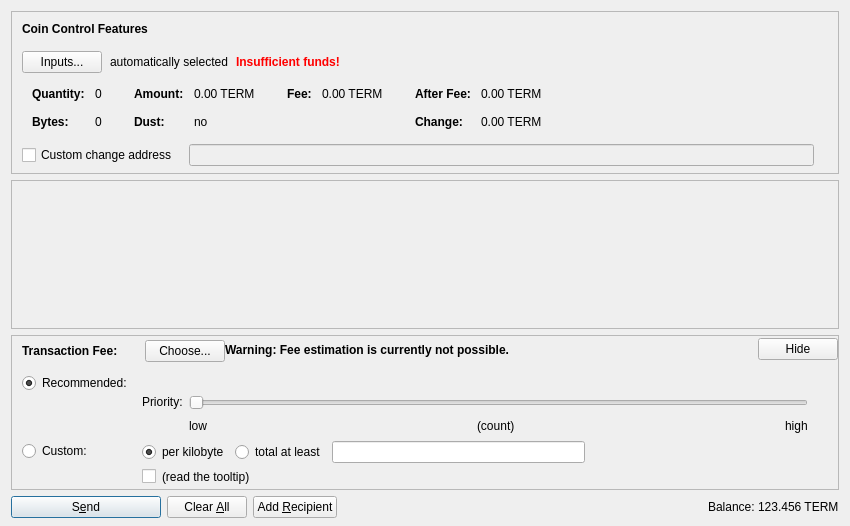
<?xml version="1.0" encoding="UTF-8"?>
<ui version="4.0">
 <class>SendCoinsDialog</class>
 <widget class="QDialog" name="SendCoinsDialog">
  <property name="geometry">
   <rect>
    <x>0</x>
    <y>0</y>
    <width>850</width>
    <height>526</height>
   </rect>
  </property>
  <property name="windowTitle">
   <string>Send Coins</string>
  </property>
  <layout class="QVBoxLayout" name="verticalLayout" stretch="0,1,0,0">
   <property name="bottomMargin">
    <number>8</number>
   </property>
   <item>
    <widget class="QFrame" name="frameCoinControl">
     <property name="sizePolicy">
      <sizepolicy hsizetype="Expanding" vsizetype="Expanding">
       <horstretch>0</horstretch>
       <verstretch>0</verstretch>
      </sizepolicy>
     </property>
     <property name="maximumSize">
      <size>
       <width>16777215</width>
       <height>16777215</height>
      </size>
     </property>
     <property name="frameShape">
      <enum>QFrame::StyledPanel</enum>
     </property>
     <property name="frameShadow">
      <enum>QFrame::Sunken</enum>
     </property>
     <layout class="QVBoxLayout" name="verticalLayoutCoinControl2">
      <property name="spacing">
       <number>0</number>
      </property>
      <property name="leftMargin">
       <number>0</number>
      </property>
      <property name="topMargin">
       <number>0</number>
      </property>
      <property name="rightMargin">
       <number>0</number>
      </property>
      <property name="bottomMargin">
       <number>6</number>
      </property>
      <item>
       <layout class="QVBoxLayout" name="verticalLayoutCoinControl" stretch="0,0,0,0,1">
        <property name="spacing">
         <number>0</number>
        </property>
        <property name="leftMargin">
         <number>10</number>
        </property>
        <property name="topMargin">
         <number>10</number>
        </property>
        <item>
         <layout class="QHBoxLayout" name="horizontalLayoutCoinControl1">
          <property name="bottomMargin">
           <number>15</number>
          </property>
          <item>
           <widget class="QLabel" name="labelCoinControlFeatures">
            <property name="sizePolicy">
             <sizepolicy hsizetype="Preferred" vsizetype="Maximum">
              <horstretch>0</horstretch>
              <verstretch>0</verstretch>
             </sizepolicy>
            </property>
            <property name="font">
             <font>
              <weight>75</weight>
              <bold>true</bold>
             </font>
            </property>
            <property name="styleSheet">
             <string notr="true">font-weight:bold;</string>
            </property>
            <property name="text">
             <string>Coin Control Features</string>
            </property>
           </widget>
          </item>
         </layout>
        </item>
        <item>
         <layout class="QHBoxLayout" name="horizontalLayoutCoinControl2" stretch="0,0,0,0">
          <property name="spacing">
           <number>8</number>
          </property>
          <property name="bottomMargin">
           <number>10</number>
          </property>
          <item>
           <widget class="QPushButton" name="pushButtonCoinControl">
            <property name="styleSheet">
             <string notr="true"/>
            </property>
            <property name="text">
             <string>Inputs...</string>
            </property>
            <property name="autoDefault">
             <bool>false</bool>
            </property>
           </widget>
          </item>
          <item>
           <widget class="QLabel" name="labelCoinControlAutomaticallySelected">
            <property name="text">
             <string>automatically selected</string>
            </property>
            <property name="margin">
             <number>5</number>
            </property>
           </widget>
          </item>
          <item>
           <widget class="QLabel" name="labelCoinControlInsuffFunds">
            <property name="font">
             <font>
              <weight>75</weight>
              <bold>true</bold>
             </font>
            </property>
            <property name="styleSheet">
             <string notr="true">color:red;font-weight:bold;</string>
            </property>
            <property name="text">
             <string>Insufficient funds!</string>
            </property>
            <property name="margin">
             <number>5</number>
            </property>
           </widget>
          </item>
          <item>
           <spacer name="horizontalSpacerCoinControl">
            <property name="orientation">
             <enum>Qt::Horizontal</enum>
            </property>
            <property name="sizeHint" stdset="0">
             <size>
              <width>40</width>
              <height>1</height>
             </size>
            </property>
           </spacer>
          </item>
         </layout>
        </item>
        <item>
         <widget class="QWidget" name="widgetCoinControl" native="true">
          <property name="sizePolicy">
           <sizepolicy hsizetype="Preferred" vsizetype="Preferred">
            <horstretch>0</horstretch>
            <verstretch>0</verstretch>
           </sizepolicy>
          </property>
          <property name="minimumSize">
           <size>
            <width>0</width>
            <height>0</height>
           </size>
          </property>
          <property name="styleSheet">
           <string notr="true"/>
          </property>
          <layout class="QHBoxLayout" name="horizontalLayoutCoinControl5">
           <property name="leftMargin">
            <number>0</number>
           </property>
           <property name="topMargin">
            <number>0</number>
           </property>
           <property name="rightMargin">
            <number>0</number>
           </property>
           <property name="bottomMargin">
            <number>0</number>
           </property>
           <item>
            <layout class="QHBoxLayout" name="horizontalLayoutCoinControl3" stretch="0,0,0,1">
             <property name="spacing">
              <number>20</number>
             </property>
             <property name="topMargin">
              <number>0</number>
             </property>
             <property name="bottomMargin">
              <number>10</number>
             </property>
             <item>
              <layout class="QFormLayout" name="formLayoutCoinControl1">
               <property name="horizontalSpacing">
                <number>10</number>
               </property>
               <property name="verticalSpacing">
                <number>14</number>
               </property>
               <property name="leftMargin">
                <number>10</number>
               </property>
               <property name="topMargin">
                <number>4</number>
               </property>
               <property name="rightMargin">
                <number>6</number>
               </property>
               <item row="0" column="0">
                <widget class="QLabel" name="labelCoinControlQuantityText">
                 <property name="font">
                  <font>
                   <weight>75</weight>
                   <bold>true</bold>
                  </font>
                 </property>
                 <property name="text">
                  <string>Quantity:</string>
                 </property>
                 <property name="margin">
                  <number>0</number>
                 </property>
                </widget>
               </item>
               <item row="0" column="1">
                <widget class="QLabel" name="labelCoinControlQuantity">
                 <property name="cursor">
                  <cursorShape>IBeamCursor</cursorShape>
                 </property>
                 <property name="contextMenuPolicy">
                  <enum>Qt::ActionsContextMenu</enum>
                 </property>
                 <property name="text">
                  <string notr="true">0</string>
                 </property>
                 <property name="margin">
                  <number>0</number>
                 </property>
                 <property name="textInteractionFlags">
                  <set>Qt::LinksAccessibleByMouse|Qt::TextSelectableByKeyboard|Qt::TextSelectableByMouse</set>
                 </property>
                </widget>
               </item>
               <item row="1" column="0">
                <widget class="QLabel" name="labelCoinControlBytesText">
                 <property name="font">
                  <font>
                   <weight>75</weight>
                   <bold>true</bold>
                  </font>
                 </property>
                 <property name="text">
                  <string>Bytes:</string>
                 </property>
                </widget>
               </item>
               <item row="1" column="1">
                <widget class="QLabel" name="labelCoinControlBytes">
                 <property name="cursor">
                  <cursorShape>IBeamCursor</cursorShape>
                 </property>
                 <property name="contextMenuPolicy">
                  <enum>Qt::ActionsContextMenu</enum>
                 </property>
                 <property name="text">
                  <string notr="true">0</string>
                 </property>
                 <property name="textInteractionFlags">
                  <set>Qt::LinksAccessibleByMouse|Qt::TextSelectableByKeyboard|Qt::TextSelectableByMouse</set>
                 </property>
                </widget>
               </item>
              </layout>
             </item>
             <item>
              <layout class="QFormLayout" name="formLayoutCoinControl2">
               <property name="horizontalSpacing">
                <number>10</number>
               </property>
               <property name="verticalSpacing">
                <number>14</number>
               </property>
               <property name="leftMargin">
                <number>6</number>
               </property>
               <property name="topMargin">
                <number>4</number>
               </property>
               <property name="rightMargin">
                <number>6</number>
               </property>
               <item row="0" column="0">
                <widget class="QLabel" name="labelCoinControlAmountText">
                 <property name="font">
                  <font>
                   <weight>75</weight>
                   <bold>true</bold>
                  </font>
                 </property>
                 <property name="text">
                  <string>Amount:</string>
                 </property>
                 <property name="margin">
                  <number>0</number>
                 </property>
                </widget>
               </item>
               <item row="0" column="1">
                <widget class="QLabel" name="labelCoinControlAmount">
                 <property name="cursor">
                  <cursorShape>IBeamCursor</cursorShape>
                 </property>
                 <property name="contextMenuPolicy">
                  <enum>Qt::ActionsContextMenu</enum>
                 </property>
                 <property name="text">
                  <string notr="true">0.00 TERM</string>
                 </property>
                 <property name="textInteractionFlags">
                  <set>Qt::LinksAccessibleByMouse|Qt::TextSelectableByKeyboard|Qt::TextSelectableByMouse</set>
                 </property>
                </widget>
               </item>
               <item row="1" column="0">
                <widget class="QLabel" name="labelCoinControlLowOutputText">
                 <property name="font">
                  <font>
                   <weight>75</weight>
                   <bold>true</bold>
                  </font>
                 </property>
                 <property name="text">
                  <string>Dust:</string>
                 </property>
                </widget>
               </item>
               <item row="1" column="1">
                <widget class="QLabel" name="labelCoinControlLowOutput">
                 <property name="cursor">
                  <cursorShape>IBeamCursor</cursorShape>
                 </property>
                 <property name="contextMenuPolicy">
                  <enum>Qt::ActionsContextMenu</enum>
                 </property>
                 <property name="text">
                  <string notr="true">no</string>
                 </property>
                 <property name="textInteractionFlags">
                  <set>Qt::LinksAccessibleByMouse|Qt::TextSelectableByKeyboard|Qt::TextSelectableByMouse</set>
                 </property>
                </widget>
               </item>
              </layout>
             </item>
             <item>
              <layout class="QFormLayout" name="formLayoutCoinControl3">
               <property name="horizontalSpacing">
                <number>10</number>
               </property>
               <property name="verticalSpacing">
                <number>14</number>
               </property>
               <property name="leftMargin">
                <number>6</number>
               </property>
               <property name="topMargin">
                <number>4</number>
               </property>
               <property name="rightMargin">
                <number>6</number>
               </property>
               <item row="0" column="0">
                <widget class="QLabel" name="labelCoinControlFeeText">
                 <property name="font">
                  <font>
                   <weight>75</weight>
                   <bold>true</bold>
                  </font>
                 </property>
                 <property name="text">
                  <string>Fee:</string>
                 </property>
                 <property name="margin">
                  <number>0</number>
                 </property>
                </widget>
               </item>
               <item row="0" column="1">
                <widget class="QLabel" name="labelCoinControlFee">
                 <property name="cursor">
                  <cursorShape>IBeamCursor</cursorShape>
                 </property>
                 <property name="contextMenuPolicy">
                  <enum>Qt::ActionsContextMenu</enum>
                 </property>
                 <property name="text">
                  <string notr="true">0.00 TERM</string>
                 </property>
                 <property name="textInteractionFlags">
                  <set>Qt::LinksAccessibleByMouse|Qt::TextSelectableByKeyboard|Qt::TextSelectableByMouse</set>
                 </property>
                </widget>
               </item>
              </layout>
             </item>
             <item>
              <layout class="QFormLayout" name="formLayoutCoinControl4">
               <property name="horizontalSpacing">
                <number>10</number>
               </property>
               <property name="verticalSpacing">
                <number>14</number>
               </property>
               <property name="leftMargin">
                <number>6</number>
               </property>
               <property name="topMargin">
                <number>4</number>
               </property>
               <property name="rightMargin">
                <number>6</number>
               </property>
               <item row="0" column="0">
                <widget class="QLabel" name="labelCoinControlAfterFeeText">
                 <property name="font">
                  <font>
                   <weight>75</weight>
                   <bold>true</bold>
                  </font>
                 </property>
                 <property name="text">
                  <string>After Fee:</string>
                 </property>
                 <property name="margin">
                  <number>0</number>
                 </property>
                </widget>
               </item>
               <item row="0" column="1">
                <widget class="QLabel" name="labelCoinControlAfterFee">
                 <property name="cursor">
                  <cursorShape>IBeamCursor</cursorShape>
                 </property>
                 <property name="contextMenuPolicy">
                  <enum>Qt::ActionsContextMenu</enum>
                 </property>
                 <property name="text">
                  <string notr="true">0.00 TERM</string>
                 </property>
                 <property name="textInteractionFlags">
                  <set>Qt::LinksAccessibleByMouse|Qt::TextSelectableByKeyboard|Qt::TextSelectableByMouse</set>
                 </property>
                </widget>
               </item>
               <item row="1" column="0">
                <widget class="QLabel" name="labelCoinControlChangeText">
                 <property name="font">
                  <font>
                   <weight>75</weight>
                   <bold>true</bold>
                  </font>
                 </property>
                 <property name="text">
                  <string>Change:</string>
                 </property>
                </widget>
               </item>
               <item row="1" column="1">
                <widget class="QLabel" name="labelCoinControlChange">
                 <property name="cursor">
                  <cursorShape>IBeamCursor</cursorShape>
                 </property>
                 <property name="contextMenuPolicy">
                  <enum>Qt::ActionsContextMenu</enum>
                 </property>
                 <property name="text">
                  <string notr="true">0.00 TERM</string>
                 </property>
                 <property name="textInteractionFlags">
                  <set>Qt::LinksAccessibleByMouse|Qt::TextSelectableByKeyboard|Qt::TextSelectableByMouse</set>
                 </property>
                </widget>
               </item>
              </layout>
             </item>
            </layout>
           </item>
          </layout>
         </widget>
        </item>
        <item>
         <layout class="QHBoxLayout" name="horizontalLayoutCoinControl4" stretch="0,0,0">
          <property name="spacing">
           <number>12</number>
          </property>
          <property name="sizeConstraint">
           <enum>QLayout::SetDefaultConstraint</enum>
          </property>
          <property name="topMargin">
           <number>5</number>
          </property>
          <property name="rightMargin">
           <number>5</number>
          </property>
          <item>
           <widget class="QCheckBox" name="checkBoxCoinControlChange">
            <property name="toolTip">
             <string>If this is activated, but the change address is empty or invalid, change will be sent to a newly generated address.</string>
            </property>
            <property name="text">
             <string>Custom change address</string>
            </property>
           </widget>
          </item>
          <item>
           <widget class="QValidatedLineEdit" name="lineEditCoinControlChange">
            <property name="enabled">
             <bool>false</bool>
            </property>
            <property name="sizePolicy">
             <sizepolicy hsizetype="Expanding" vsizetype="Fixed">
              <horstretch>0</horstretch>
              <verstretch>0</verstretch>
             </sizepolicy>
            </property>
           </widget>
          </item>
          <item>
           <widget class="QLabel" name="labelCoinControlChangeLabel">
            <property name="sizePolicy">
             <sizepolicy hsizetype="Preferred" vsizetype="Expanding">
              <horstretch>0</horstretch>
              <verstretch>0</verstretch>
             </sizepolicy>
            </property>
            <property name="minimumSize">
             <size>
              <width>0</width>
              <height>0</height>
             </size>
            </property>
            <property name="text">
             <string/>
            </property>
            <property name="margin">
             <number>3</number>
            </property>
           </widget>
          </item>
         </layout>
        </item>
        <item>
         <spacer name="verticalSpacerCoinControl">
          <property name="orientation">
           <enum>Qt::Vertical</enum>
          </property>
          <property name="sizeHint" stdset="0">
           <size>
            <width>800</width>
            <height>1</height>
           </size>
          </property>
         </spacer>
        </item>
       </layout>
      </item>
     </layout>
    </widget>
   </item>
   <item>
    <widget class="QScrollArea" name="scrollArea">
     <property name="widgetResizable">
      <bool>true</bool>
     </property>
     <widget class="QWidget" name="scrollAreaWidgetContents">
      <property name="geometry">
       <rect>
        <x>0</x>
        <y>0</y>
        <width>830</width>
        <height>104</height>
       </rect>
      </property>
      <layout class="QVBoxLayout" name="verticalLayout_2" stretch="0,1">
       <property name="leftMargin">
        <number>0</number>
       </property>
       <property name="topMargin">
        <number>0</number>
       </property>
       <property name="rightMargin">
        <number>0</number>
       </property>
       <property name="bottomMargin">
        <number>0</number>
       </property>
       <item>
        <layout class="QVBoxLayout" name="entries">
         <property name="spacing">
          <number>6</number>
         </property>
        </layout>
       </item>
       <item>
        <spacer name="verticalSpacer">
         <property name="orientation">
          <enum>Qt::Vertical</enum>
         </property>
         <property name="sizeHint" stdset="0">
          <size>
           <width>20</width>
           <height>40</height>
          </size>
         </property>
        </spacer>
       </item>
      </layout>
     </widget>
    </widget>
   </item>
   <item>
    <widget class="QFrame" name="frameFee">
     <property name="sizePolicy">
      <sizepolicy hsizetype="Expanding" vsizetype="Expanding">
       <horstretch>0</horstretch>
       <verstretch>0</verstretch>
      </sizepolicy>
     </property>
     <property name="maximumSize">
      <size>
       <width>16777215</width>
       <height>16777215</height>
      </size>
     </property>
     <property name="frameShape">
      <enum>QFrame::StyledPanel</enum>
     </property>
     <property name="frameShadow">
      <enum>QFrame::Sunken</enum>
     </property>
     <layout class="QVBoxLayout" name="verticalLayoutFee1">
      <property name="spacing">
       <number>0</number>
      </property>
      <property name="leftMargin">
       <number>0</number>
      </property>
      <property name="topMargin">
       <number>0</number>
      </property>
      <property name="rightMargin">
       <number>0</number>
      </property>
      <property name="bottomMargin">
       <number>0</number>
      </property>
      <item>
       <layout class="QVBoxLayout" name="verticalLayoutFee2" stretch="0,0,0">
        <property name="spacing">
         <number>0</number>
        </property>
        <property name="leftMargin">
         <number>10</number>
        </property>
        <property name="topMargin">
         <number>0</number>
        </property>
        <item>
         <layout class="QHBoxLayout" name="horizontalLayoutFee1">
          <property name="bottomMargin">
           <number>0</number>
          </property>
          <item>
           <layout class="QVBoxLayout" name="verticalLayoutFee7">
            <property name="spacing">
             <number>0</number>
            </property>
            <item>
             <spacer name="verticalSpacerSmartFee">
              <property name="orientation">
               <enum>Qt::Vertical</enum>
              </property>
              <property name="sizeType">
               <enum>QSizePolicy::Fixed</enum>
              </property>
              <property name="sizeHint" stdset="0">
               <size>
                <width>1</width>
                <height>4</height>
               </size>
              </property>
             </spacer>
            </item>
            <item>
             <layout class="QHBoxLayout" name="horizontalLayoutSmartFee">
              <property name="spacing">
               <number>10</number>
              </property>
              <item>
               <widget class="QLabel" name="labelFeeHeadline">
                <property name="sizePolicy">
                 <sizepolicy hsizetype="Preferred" vsizetype="Maximum">
                  <horstretch>0</horstretch>
                  <verstretch>0</verstretch>
                 </sizepolicy>
                </property>
                <property name="font">
                 <font>
                  <weight>75</weight>
                  <bold>true</bold>
                 </font>
                </property>
                <property name="styleSheet">
                 <string notr="true">font-weight:bold;</string>
                </property>
                <property name="text">
                 <string>Transaction Fee:</string>
                </property>
               </widget>
              </item>
              <item>
               <widget class="QLabel" name="labelFeeMinimized">
                <property name="text">
                 <string/>
                </property>
               </widget>
              </item>
              <item>
               <widget class="QPushButton" name="buttonChooseFee">
                <property name="text">
                 <string>Choose...</string>
                </property>
               </widget>
              </item>
             </layout>
            </item>
            <item>
             <spacer name="verticalSpacer_5">
              <property name="orientation">
               <enum>Qt::Vertical</enum>
              </property>
              <property name="sizeHint" stdset="0">
               <size>
                <width>1</width>
                <height>1</height>
               </size>
              </property>
             </spacer>
            </item>
           </layout>
          </item>
          <item>
           <widget class="QLabel" name="fallbackFeeWarningLabel">
            <property name="toolTip">
             <string>Using the fallbackfee can result in sending a transaction that will take several hours or days (or never) to confirm. Consider choosing your fee manually or wait until you have validated the complete chain.</string>
            </property>
            <property name="font">
            <font>
                <weight>75</weight>
                <bold>true</bold>
            </font>
            </property>
            <property name="text">
             <string>Warning: Fee estimation is currently not possible.</string>
            </property>
            <property name="wordWrap">
             <bool>false</bool>
            </property>
           </widget>
          </item>
          <item>
           <spacer name="horizontalSpacer_4">
            <property name="orientation">
             <enum>Qt::Horizontal</enum>
            </property>
            <property name="sizeType">
             <enum>QSizePolicy::MinimumExpanding</enum>
            </property>
            <property name="sizeHint" stdset="0">
             <size>
              <width>40</width>
              <height>20</height>
             </size>
            </property>
           </spacer>
          </item>
          <item>
           <widget class="QPushButton" name="buttonMinimizeFee">
            <property name="toolTip">
             <string>collapse fee-settings</string>
            </property>
            <property name="text">
             <string>Hide</string>
            </property>
           </widget>
          </item>
         </layout>
        </item>
        <item>
         <widget class="QFrame" name="frameFeeSelection">
          <layout class="QVBoxLayout" name="verticalLayoutFee12">
           <property name="spacing">
            <number>0</number>
           </property>
           <property name="leftMargin">
            <number>0</number>
           </property>
           <property name="topMargin">
            <number>0</number>
           </property>
           <property name="rightMargin">
            <number>0</number>
           </property>
           <property name="bottomMargin">
            <number>0</number>
           </property>
           <item>
            <layout class="QGridLayout" name="gridLayoutFee">
             <property name="topMargin">
              <number>10</number>
             </property>
             <property name="bottomMargin">
              <number>4</number>
             </property>
             <property name="horizontalSpacing">
              <number>10</number>
             </property>
             <property name="verticalSpacing">
              <number>4</number>
             </property>
             <item row="1" column="1">
              <layout class="QVBoxLayout" name="verticalLayoutFee8">
               <property name="spacing">
                <number>6</number>
               </property>
               <item>
                <layout class="QHBoxLayout" name="horizontalLayoutFee13">
                 <item>
                  <widget class="QRadioButton" name="radioCustomPerKilobyte">
                   <property name="toolTip">
                    <string>If the custom fee is set to 1000 koinu and the transaction is only 250 bytes, then &quot;per kilobyte&quot; only pays 250 koinu in fee, while &quot;total at least&quot; pays 1000 koinu. For transactions bigger than a kilobyte both pay by kilobyte.</string>
                   </property>
                   <property name="text">
                    <string>per kilobyte</string>
                   </property>
                   <property name="checked">
                    <bool>true</bool>
                   </property>
                   <attribute name="buttonGroup">
                    <string notr="true">groupCustomFee</string>
                   </attribute>
                  </widget>
                 </item>
                 <item>
                  <widget class="QRadioButton" name="radioCustomAtLeast">
                   <property name="toolTip">
                    <string>If the custom fee is set to 1000 koinu and the transaction is only 250 bytes, then &quot;per kilobyte&quot; only pays 250 koinu in fee, while &quot;total at least&quot; pays 1000 koinu. For transactions bigger than a kilobyte both pay by kilobyte.</string>
                   </property>
                   <property name="text">
                    <string>total at least</string>
                   </property>
                   <attribute name="buttonGroup">
                    <string notr="true">groupCustomFee</string>
                   </attribute>
                  </widget>
                 </item>
                 <item>
                  <widget class="BitcoinAmountField" name="customFee"/>
                 </item>
                 <item>
                  <spacer name="horizontalSpacer_6">
                   <property name="orientation">
                    <enum>Qt::Horizontal</enum>
                   </property>
                   <property name="sizeHint" stdset="0">
                    <size>
                     <width>1</width>
                     <height>1</height>
                    </size>
                   </property>
                  </spacer>
                 </item>
                </layout>
               </item>
               <item>
                <layout class="QHBoxLayout" name="horizontalLayoutFee8">
                 <item>
                  <widget class="QCheckBox" name="checkBoxMinimumFee">
                   <property name="toolTip">
                    <string>Paying only the minimum fee is just fine as long as there is less transaction volume than space in the blocks. But be aware that this can end up in a never confirming transaction once there is more demand for termubit transactions than the network can process.</string>
                   </property>
                   <property name="text">
                    <string/>
                   </property>
                  </widget>
                 </item>
                 <item>
                  <widget class="QLabel" name="labelMinFeeWarning">
                   <property name="enabled">
                    <bool>true</bool>
                   </property>
                   <property name="toolTip">
                    <string>Paying only the minimum fee is just fine as long as there is less transaction volume than space in the blocks. But be aware that this can end up in a never confirming transaction once there is more demand for termubit transactions than the network can process.</string>
                   </property>
                   <property name="text">
                    <string>(read the tooltip)</string>
                   </property>
                   <property name="margin">
                    <number>5</number>
                   </property>
                  </widget>
                 </item>
                 <item>
                  <spacer name="horizontalSpacer_2">
                   <property name="orientation">
                    <enum>Qt::Horizontal</enum>
                   </property>
                   <property name="sizeHint" stdset="0">
                    <size>
                     <width>1</width>
                     <height>1</height>
                    </size>
                   </property>
                  </spacer>
                 </item>
                </layout>
               </item>
              </layout>
             </item>
             <item row="0" column="0">
              <layout class="QVBoxLayout" name="verticalLayoutFee4" stretch="0,1">
               <item>
                <widget class="QRadioButton" name="radioSmartFee">
                 <property name="text">
                  <string>Recommended:</string>
                 </property>
                 <property name="checked">
                  <bool>true</bool>
                 </property>
                 <attribute name="buttonGroup">
                  <string notr="true">groupFee</string>
                 </attribute>
                </widget>
               </item>
               <item>
                <spacer name="verticalSpacer_2">
                 <property name="orientation">
                  <enum>Qt::Vertical</enum>
                 </property>
                 <property name="sizeHint" stdset="0">
                  <size>
                   <width>1</width>
                   <height>1</height>
                  </size>
                 </property>
                </spacer>
               </item>
              </layout>
             </item>
             <item row="1" column="0">
              <layout class="QVBoxLayout" name="verticalLayoutFee9" stretch="0,1">
               <item>
                <widget class="QRadioButton" name="radioCustomFee">
                 <property name="text">
                  <string>Custom:</string>
                 </property>
                 <attribute name="buttonGroup">
                  <string notr="true">groupFee</string>
                 </attribute>
                </widget>
               </item>
               <item>
                <spacer name="verticalSpacer_6">
                 <property name="orientation">
                  <enum>Qt::Vertical</enum>
                 </property>
                 <property name="sizeHint" stdset="0">
                  <size>
                   <width>1</width>
                   <height>1</height>
                  </size>
                 </property>
                </spacer>
               </item>
              </layout>
             </item>
             <item row="0" column="1">
              <layout class="QVBoxLayout" name="verticalLayoutFee3" stretch="0,0,1">
               <property name="spacing">
                <number>6</number>
               </property>
               <property name="topMargin">
                <number>2</number>
               </property>
               <item>
                <layout class="QHBoxLayout" name="horizontalLayoutFee12">
                 <item>
                  <widget class="QLabel" name="labelPriority">
                   <property name="text">
                    <string/>
                   </property>
                   <property name="margin">
                    <number>2</number>
                   </property>
                  </widget>
                 </item>
                 <item>
                  <widget class="QLabel" name="labelFeeEstimation">
                   <property name="text">
                    <string/>
                   </property>
                  </widget>
	         </item>
                 <!-- Termubit does not use smart fees, so we do not have the smart fee warning here -->
                 <item>
                  <spacer name="horizontalSpacer_5">
                   <property name="orientation">
                    <enum>Qt::Horizontal</enum>
                   </property>
                   <property name="sizeHint" stdset="0">
                    <size>
                     <width>1</width>
                     <height>1</height>
                    </size>
                   </property>
                  </spacer>
                 </item>
                </layout>
               </item>
               <item>
                <layout class="QHBoxLayout" name="horizontalLayoutFee9">
                 <item>
                  <layout class="QVBoxLayout" name="verticalLayoutFee6">
                   <item>
                    <widget class="QLabel" name="labelPriority3">
                     <property name="text">
                      <string>Priority:</string>
                     </property>
                     <property name="margin">
                      <number>2</number>
                     </property>
                    </widget>
                   </item>
                   <item>
                    <spacer name="verticalSpacer_3">
                     <property name="orientation">
                      <enum>Qt::Vertical</enum>
                     </property>
                     <property name="sizeHint" stdset="0">
                      <size>
                       <width>1</width>
                       <height>1</height>
                      </size>
                     </property>
                    </spacer>
                   </item>
                  </layout>
                 </item>
                 <item>
                  <layout class="QVBoxLayout" name="verticalLayoutFee5">
                   <property name="rightMargin">
                    <number>30</number>
                   </property>
                   <item>
                    <widget class="QSlider" name="sliderSmartFee">
                     <property name="minimum">
                      <number>0</number>
                     </property>
                     <property name="maximum">
                      <number>5</number>
                     </property>
                     <property name="pageStep">
                      <number>1</number>
                     </property>
                     <property name="value">
                      <number>0</number>
                     </property>
                     <property name="orientation">
                      <enum>Qt::Horizontal</enum>
                     </property>
                     <property name="invertedAppearance">
                      <bool>false</bool>
                     </property>
                     <property name="invertedControls">
                      <bool>false</bool>
                     </property>
                     <property name="tickPosition">
                      <enum>QSlider::NoTicks</enum>
                     </property>
                    </widget>
                   </item>
                   <item>
                    <layout class="QHBoxLayout" name="horizontalLayoutFee10">
                     <item>
                      <widget class="QLabel" name="labelPriorityLow">
                       <property name="text">
                        <string>low</string>
                       </property>
                      </widget>
                     </item>
                     <item>
                      <spacer name="horizontalSpacer_7">
                       <property name="orientation">
                        <enum>Qt::Horizontal</enum>
                       </property>
                       <property name="sizeHint" stdset="0">
                        <size>
                         <width>40</width>
                         <height>20</height>
                        </size>
                       </property>
                      </spacer>
                     </item>
                     <item>
                      <widget class="QLabel" name="confirmationTargetLabel">
                       <property name="text">
                        <string notr="true">(count)</string>
                       </property>
                      </widget>
                     </item>
                     <item>
                      <spacer name="horizontalSpacer_3">
                       <property name="orientation">
                        <enum>Qt::Horizontal</enum>
                       </property>
                       <property name="sizeHint" stdset="0">
                        <size>
                         <width>40</width>
                         <height>20</height>
                        </size>
                       </property>
                      </spacer>
                     </item>
                     <item>
                      <widget class="QLabel" name="labelPriorityHigh">
                       <property name="text">
                        <string>high</string>
                       </property>
                      </widget>
                     </item>
                    </layout>
                   </item>
                  </layout>
                 </item>
                </layout>
               </item>
               <item>
                <spacer name="verticalSpacer_4">
                 <property name="orientation">
                  <enum>Qt::Vertical</enum>
                 </property>
                 <property name="sizeHint" stdset="0">
                  <size>
                   <width>1</width>
                   <height>1</height>
                  </size>
                 </property>
                </spacer>
               </item>
              </layout>
             </item>
            </layout>
           </item>
          </layout>
         </widget>
        </item>
        <item>
         <spacer name="verticalSpacerFee">
          <property name="orientation">
           <enum>Qt::Vertical</enum>
          </property>
          <property name="sizeHint" stdset="0">
           <size>
            <width>800</width>
            <height>1</height>
           </size>
          </property>
         </spacer>
        </item>
       </layout>
      </item>
     </layout>
    </widget>
   </item>
   <item>
    <layout class="QHBoxLayout" name="horizontalLayout">
     <item>
      <widget class="QPushButton" name="sendButton">
       <property name="minimumSize">
        <size>
         <width>150</width>
         <height>0</height>
        </size>
       </property>
       <property name="toolTip">
        <string>Confirm the send action</string>
       </property>
       <property name="text">
        <string>S&amp;end</string>
       </property>
       <property name="icon">
        <iconset resource="../bitcoin.qrc">
         <normaloff>:/icons/send</normaloff>:/icons/send</iconset>
       </property>
       <property name="autoDefault">
        <bool>false</bool>
       </property>
       <property name="default">
        <bool>true</bool>
       </property>
      </widget>
     </item>
     <item>
      <widget class="QPushButton" name="clearButton">
       <property name="sizePolicy">
        <sizepolicy hsizetype="Minimum" vsizetype="Fixed">
         <horstretch>0</horstretch>
         <verstretch>0</verstretch>
        </sizepolicy>
       </property>
       <property name="toolTip">
        <string>Clear all fields of the form.</string>
       </property>
       <property name="text">
        <string>Clear &amp;All</string>
       </property>
       <property name="icon">
        <iconset resource="../bitcoin.qrc">
         <normaloff>:/icons/remove</normaloff>:/icons/remove</iconset>
       </property>
       <property name="autoDefault">
        <bool>false</bool>
       </property>
      </widget>
     </item>
     <item>
      <widget class="QPushButton" name="addButton">
       <property name="toolTip">
        <string>Send to multiple recipients at once</string>
       </property>
       <property name="text">
        <string>Add &amp;Recipient</string>
       </property>
       <property name="icon">
        <iconset resource="../bitcoin.qrc">
         <normaloff>:/icons/add</normaloff>:/icons/add</iconset>
       </property>
       <property name="autoDefault">
        <bool>false</bool>
       </property>
      </widget>
     </item>
     <item>
      <spacer name="horizontalSpacer">
       <property name="orientation">
        <enum>Qt::Horizontal</enum>
       </property>
       <property name="sizeHint" stdset="0">
        <size>
         <width>40</width>
         <height>20</height>
        </size>
       </property>
      </spacer>
     </item>
     <item>
      <layout class="QHBoxLayout" name="horizontalLayout_2">
       <property name="spacing">
        <number>3</number>
       </property>
       <item>
        <widget class="QLabel" name="label">
         <property name="sizePolicy">
          <sizepolicy hsizetype="Preferred" vsizetype="Fixed">
           <horstretch>0</horstretch>
           <verstretch>0</verstretch>
          </sizepolicy>
         </property>
         <property name="text">
          <string>Balance:</string>
         </property>
        </widget>
       </item>
       <item>
        <widget class="QLabel" name="labelBalance">
         <property name="sizePolicy">
          <sizepolicy hsizetype="Preferred" vsizetype="Fixed">
           <horstretch>0</horstretch>
           <verstretch>0</verstretch>
          </sizepolicy>
         </property>
         <property name="cursor">
          <cursorShape>IBeamCursor</cursorShape>
         </property>
         <property name="text">
          <string notr="true">123.456 TERM</string>
         </property>
         <property name="textInteractionFlags">
          <set>Qt::LinksAccessibleByMouse|Qt::TextSelectableByKeyboard|Qt::TextSelectableByMouse</set>
         </property>
        </widget>
       </item>
      </layout>
     </item>
    </layout>
   </item>
  </layout>
 </widget>
 <customwidgets>
  <customwidget>
   <class>QValidatedLineEdit</class>
   <extends>QLineEdit</extends>
   <header>qvalidatedlineedit.h</header>
  </customwidget>
  <customwidget>
   <class>BitcoinAmountField</class>
   <extends>QLineEdit</extends>
   <header>bitcoinamountfield.h</header>
   <container>1</container>
  </customwidget>
 </customwidgets>
 <resources>
  <include location="../bitcoin.qrc"/>
 </resources>
 <connections/>
 <buttongroups>
  <buttongroup name="groupFee"/>
  <buttongroup name="groupCustomFee"/>
 </buttongroups>
</ui>
